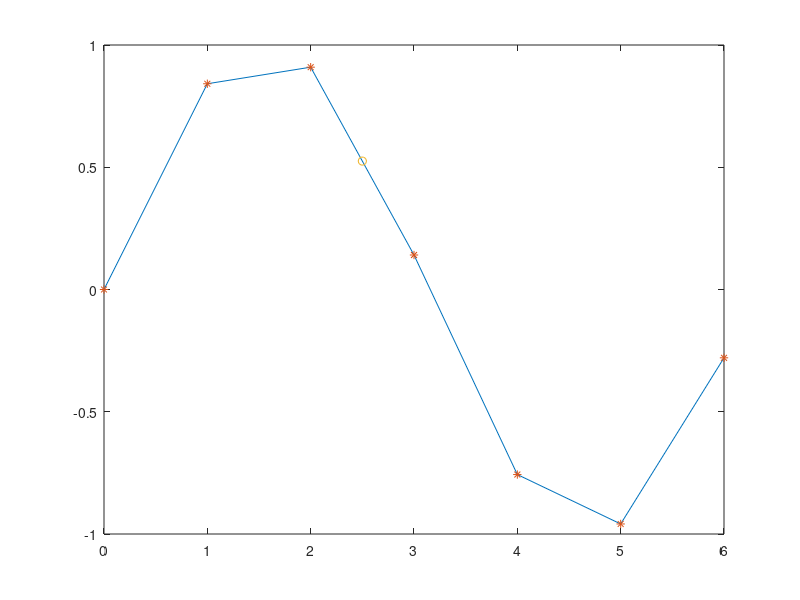

The MATLAB script that drew this image:
clc;
clear all;
close all;

dataX=[0:6];
dataY=[0 0.8415 0.9093 0.1411 -0.7568 -0.9589 -0.2794];

x=2.5;

for i=1: length(dataX)-1
    
    if x>=dataX(i) && x<=dataX(i+1)
        x1=dataX(i);
        x2=dataX(i+1);
        y1=dataY(i);
        y2=dataY(i+1); 
    end
end
y=(x-x2)*y1/(x1-x2)+(x-x1)*y2/(x2-x1);

plot(dataX,dataY);
hold on
plot(dataX,dataY,'*');
hold on
plot(x,y,'o');